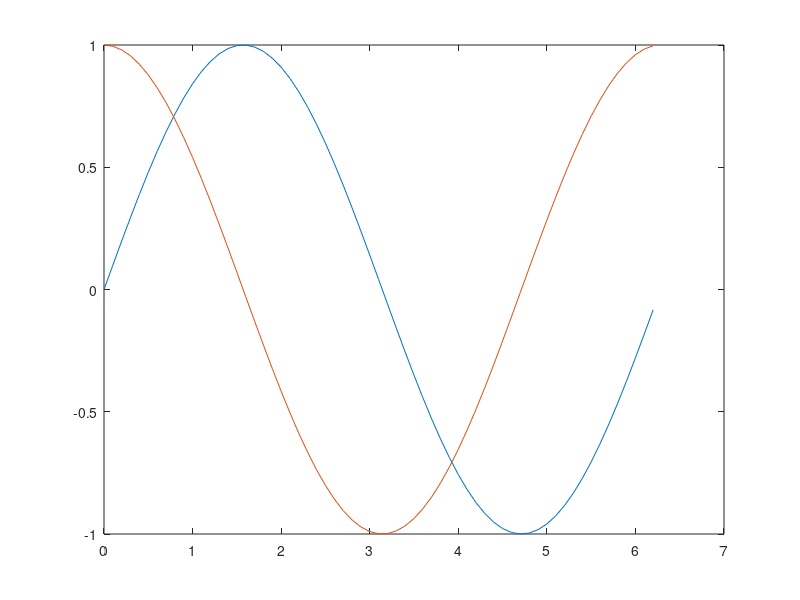

The MATLAB source for this figure:
% x=0:0.1:2*pi;
% y1=sin(x);
% y2=cos(x);
% plot(x,y1);
% hold on
% plot(x,y2);

% x=0:0.1:2*pi;
% y1=sin(x);
% y2=cos(x);
% plot(x,y1);
% figure
% plot(x,y2);

x=0:0.1:2*pi;
y1=sin(x);
y2=cos(x);
X = [x; x];
Y = [y1;y2];
plot(X', Y')